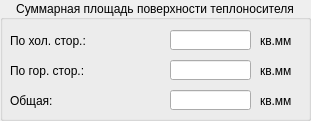
  <widget class="QGroupBox" name="groupBox_4">
   <property name="geometry">
    <rect>
     <x>650</x>
     <y>210</y>
     <width>311</width>
     <height>121</height>
    </rect>
   </property>
   <property name="title">
    <string>Суммарная площадь поверхности теплоносителя</string>
   </property>
   <property name="alignment">
    <set>Qt::AlignCenter</set>
   </property>
   <widget class="QLabel" name="label_40">
    <property name="geometry">
     <rect>
      <x>260</x>
      <y>90</y>
      <width>51</width>
      <height>21</height>
     </rect>
    </property>
    <property name="text">
     <string>кв.мм</string>
    </property>
   </widget>
   <widget class="QLineEdit" name="FGPlineEdit">
    <property name="geometry">
     <rect>
      <x>170</x>
      <y>30</y>
      <width>81</width>
      <height>20</height>
     </rect>
    </property>
    <property name="cursor">
     <cursorShape>ArrowCursor</cursorShape>
    </property>
    <property name="readOnly">
     <bool>true</bool>
    </property>
   </widget>
   <widget class="QLineEdit" name="FSUMlineEdit">
    <property name="geometry">
     <rect>
      <x>170</x>
      <y>90</y>
      <width>81</width>
      <height>20</height>
     </rect>
    </property>
    <property name="cursor">
     <cursorShape>ArrowCursor</cursorShape>
    </property>
    <property name="readOnly">
     <bool>true</bool>
    </property>
   </widget>
   <widget class="QLabel" name="label_39">
    <property name="geometry">
     <rect>
      <x>260</x>
      <y>60</y>
      <width>51</width>
      <height>21</height>
     </rect>
    </property>
    <property name="text">
     <string>кв.мм</string>
    </property>
   </widget>
   <widget class="QLineEdit" name="FBPlineEdit">
    <property name="geometry">
     <rect>
      <x>170</x>
      <y>60</y>
      <width>81</width>
      <height>20</height>
     </rect>
    </property>
    <property name="cursor">
     <cursorShape>ArrowCursor</cursorShape>
    </property>
    <property name="readOnly">
     <bool>true</bool>
    </property>
   </widget>
   <widget class="QLabel" name="label_26">
    <property name="geometry">
     <rect>
      <x>10</x>
      <y>90</y>
      <width>161</width>
      <height>21</height>
     </rect>
    </property>
    <property name="text">
     <string>Общая:</string>
    </property>
   </widget>
   <widget class="QLabel" name="label_24">
    <property name="geometry">
     <rect>
      <x>10</x>
      <y>30</y>
      <width>161</width>
      <height>21</height>
     </rect>
    </property>
    <property name="text">
     <string>По хол. стор.:</string>
    </property>
   </widget>
   <widget class="QLabel" name="label_37">
    <property name="geometry">
     <rect>
      <x>260</x>
      <y>30</y>
      <width>51</width>
      <height>21</height>
     </rect>
    </property>
    <property name="text">
     <string>кв.мм</string>
    </property>
   </widget>
   <widget class="QLabel" name="label_25">
    <property name="geometry">
     <rect>
      <x>10</x>
      <y>60</y>
      <width>161</width>
      <height>21</height>
     </rect>
    </property>
    <property name="text">
     <string>По гор. стор.:</string>
    </property>
   </widget>
  </widget>
